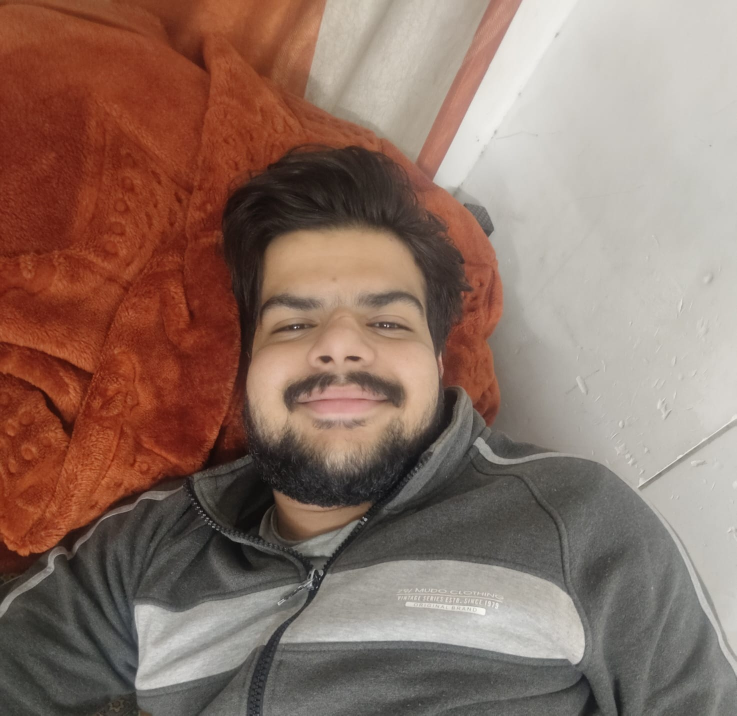
#> input picture thief/captured_image.jpg, 1473 x 1431 px, given in place of the camera (shown at 1/2 size)
$ jupyter execute --allow-errors face_detection.ipynb
#> lines starting #> are read from the running program, lines starting #| are printed output that depends on the picture; after the words box and inside, x2 and y2 are one past the last pixel; in counts of white or black regions, pixels touching at a corner belong together
[cell 1]
import cv2
import os
import urllib.request

# Download Haar Cascade if not present
haar_url = "https://raw.githubusercontent.com/opencv/opencv/master/data/haarcascades/haarcascade_frontalface_default.xml"
haar_path = "haarcascade_frontalface_default.xml"

if not os.path.exists(haar_path):
    print("Downloading Haar Cascade...")
    urllib.request.urlretrieve(haar_url, haar_path)
    print("Download complete.")

# Initialize the Haar Cascade classifier
face_cascade = cv2.CascadeClassifier(haar_path)

# Initialize camera
cap = cv2.VideoCapture(0)  # 0 for default camera

if not cap.isOpened():
    print("Cannot open camera")
    exit()

while True:
    ret, frame = cap.read()
#> frame is the input picture: shape (1431, 1473, 3); mean B, G, R 102.3, 113.8, 139.8
    if not ret:
        print("Can't receive frame (stream end?). Exiting ...")
        break

    gray = cv2.cvtColor(frame, cv2.COLOR_BGR2GRAY)
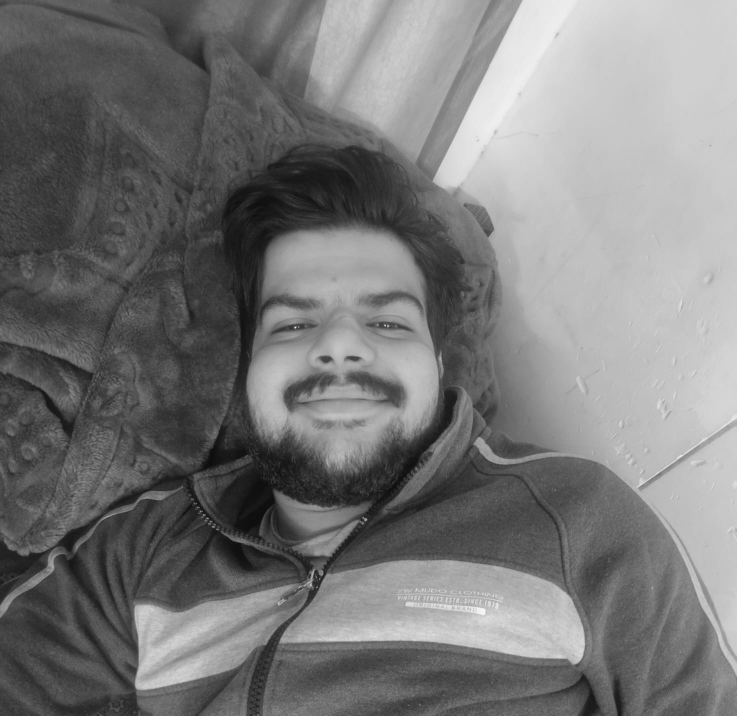
#> gray: shape (1431, 1473) (shown at 1/2 size); min 5, max 252, mean 120.3

    # Detect faces
    faces = face_cascade.detectMultiScale(
        gray,
        scaleFactor=1.1,
        minNeighbors=5,
        minSize=(60, 60),
        flags=cv2.CASCADE_SCALE_IMAGE
    )
#> faces = [[443, 458, 483, 483]]

    # Draw rectangles around faces
    for (x, y, w, h) in faces:
        cv2.rectangle(frame, (x, y), (x+w, y+h), (0, 255, 0), 2)
#> this loop made 1 pass
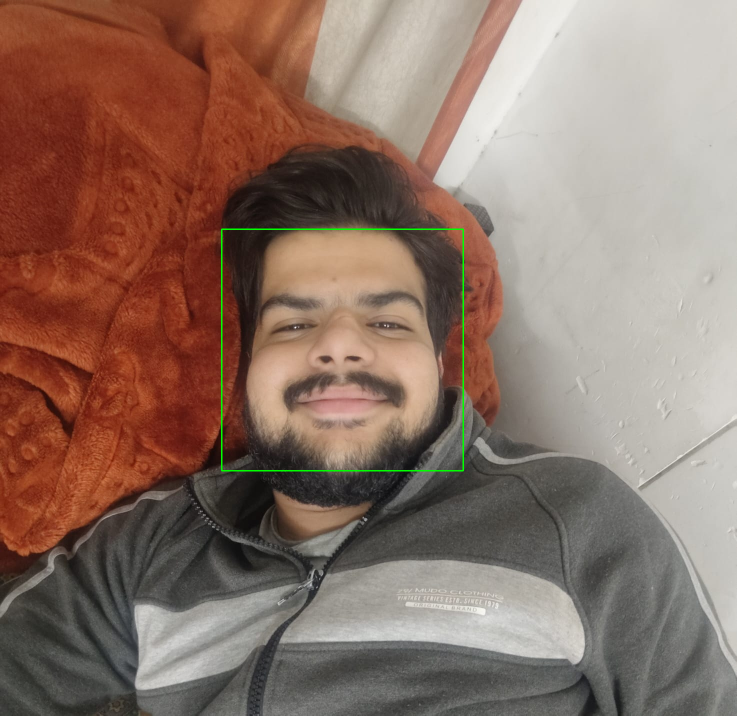
#> frame: shape (1431, 1473, 3) (shown at 1/2 size); 0.27% of pixels changed, all inside (x1, y1, x2, y2) = (442, 457, 928, 943)

    # Display the resulting frame
    cv2.imshow('Face Detection', frame)

    # Exit on pressing 'q'
    if cv2.waitKey(1) & 0xFF == ord('q'):
#> (key q is pressed here)
        break

# Release resources
cap.release()
cv2.destroyAllWindows()
